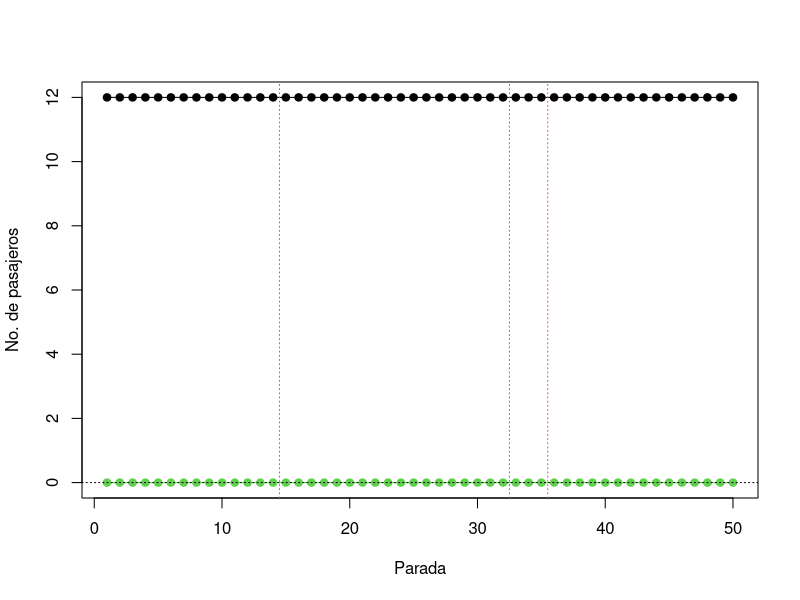

This chart was generated by the following R code:
# Rep. VI - ej. 3.c

# Instrucciones:
# Completar el código (dentro de los límites indicados) para que la simulación
# del ómnibus urbano incorpore las nuevas reglas descriptas en la letra.

# Objetivos:
# Utilizar sentencias condicionales de forma que se cumplan:
# - Bajadas: si el bus ya llegó a la parada 33, bajan rpois(1, 5) personas por
#            parada, de lo contrario son rpois(1, 2).
# - Subidas: si el bus está entre la parada 15 y la 35, suben rpois(1, 8)
#            personas por parada, de lo contrario son rpois(1, 3).j:w

paradas <- 50
maximo  <- 60
pasajeros <- rpois(1, 10)
registro  <- numeric(paradas)
nosuben   <- numeric(paradas)
# Se da por descontado que no queda nadie afuera en la primer
# parada del recorrido, por eso nosuben[1] == 0
registro[1] <- pasajeros
for (i in 2:paradas) {
#================ Su código comienza aquí: ================#
  # Bajan:



  # Suben:
  


  # Límites: (no es importante esta parte en este ejercicio)



#================ Su código termina aquí ==================#
  registro[i] <- pasajeros # Actualiza registro
}
plot(registro, type = "o", pch = 19, xlab='Parada', 
     ylab='No. de pasajeros', ylim = c(0, max(registro)))
points(nosuben, type = "o", pch = 19, col = 3)
abline(h = c(0, maximo), lty = 3)
abline(v = c(14.5, 35.5, 32.5), lty = 3, col = c(2, 2, 4))
